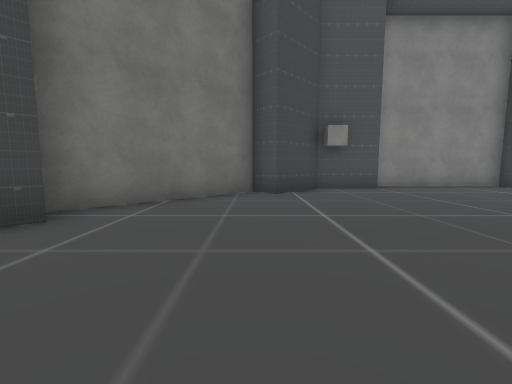
View 1 (above)

13 first-person views from a walk through a scene from a Unity 3-D project. The camera is 1.3 m above the floor, tilts 6° down and sees 90° across. The floor is counted in squares, 2 m on a side. Each view is taken from the middle of a square. On the plan, view 1 faces up. The plan holds only what a view shows up to about 9 squares ahead; the rest is blank. The place goes on beyond the plan. The player character is not drawn. Some animated figures are left out. Some surface patterns are stand-ins.

View 2
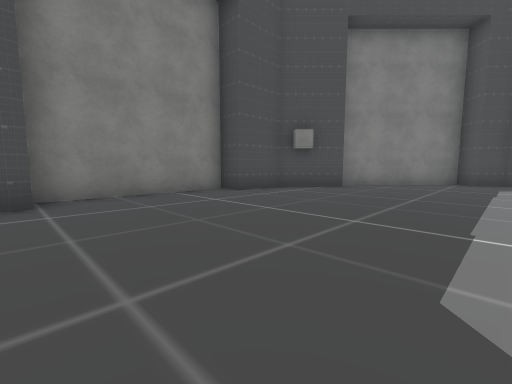

View 3
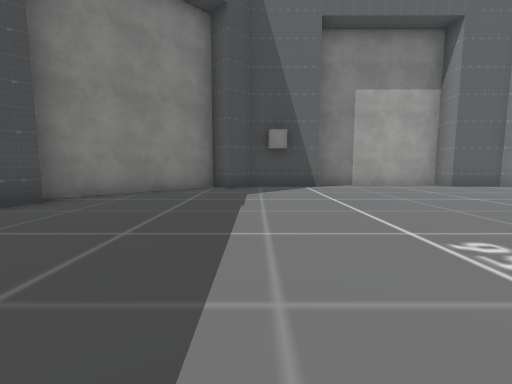

View 4
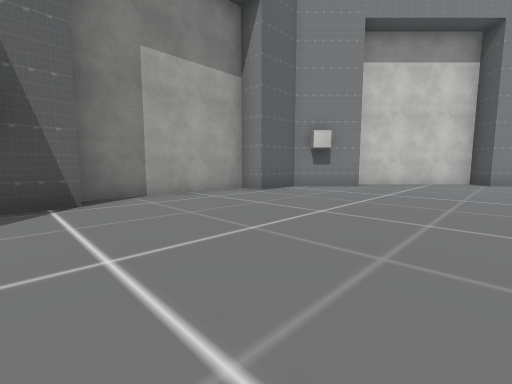

View 5
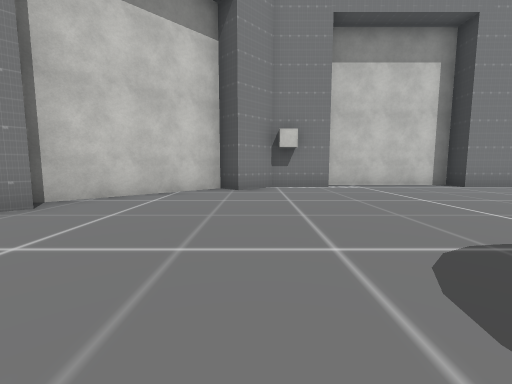

View 6
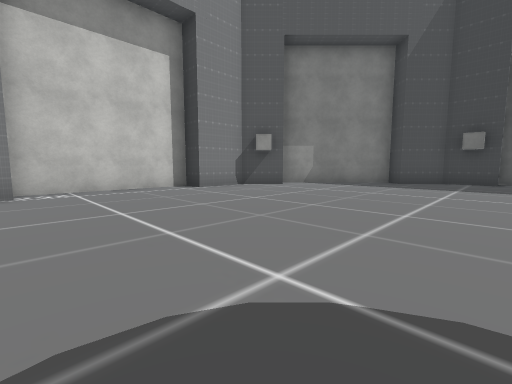

View 7
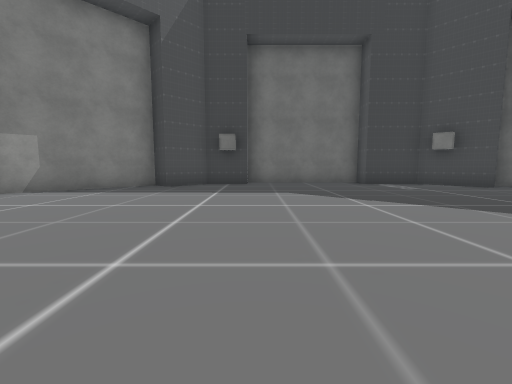

View 8
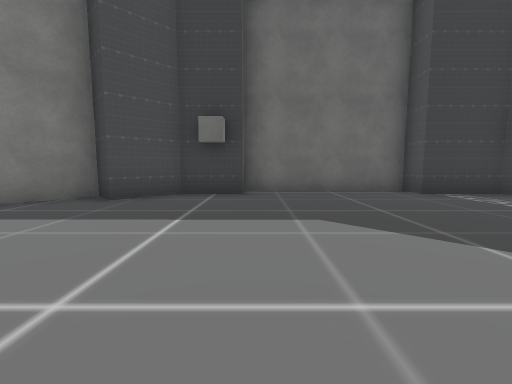

View 9
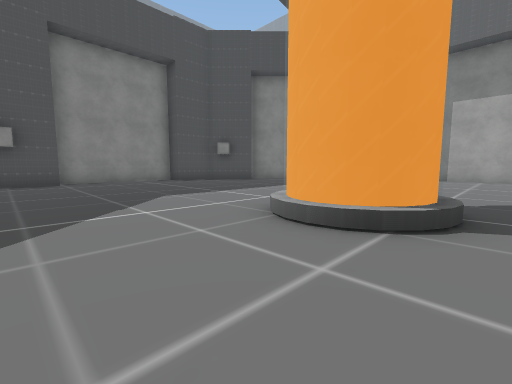

View 10
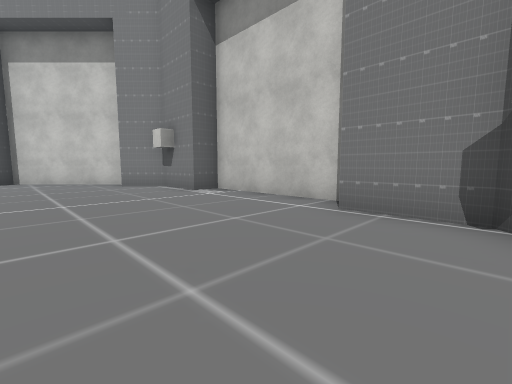

View 11
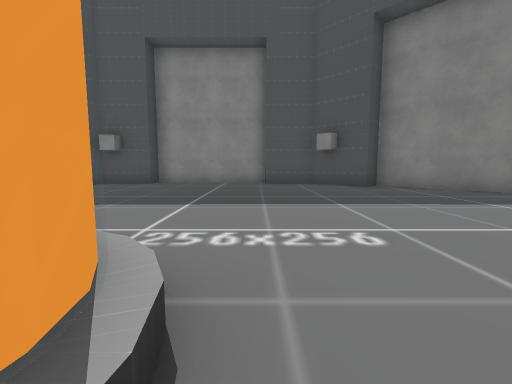

View 12
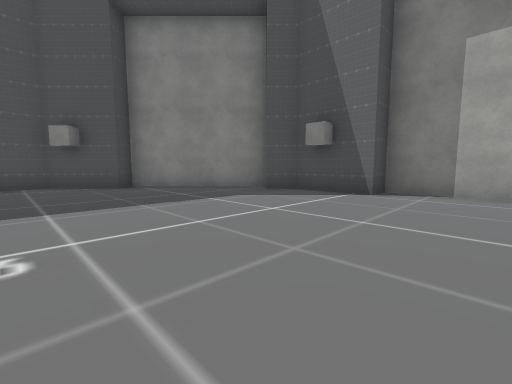

View 13
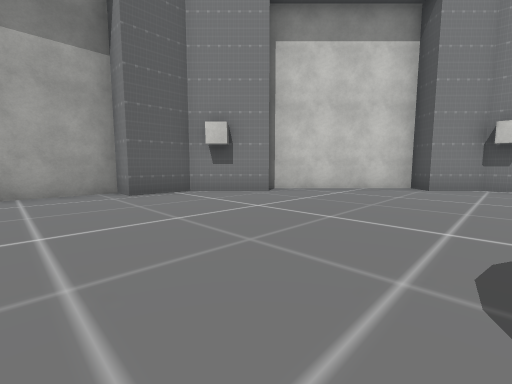

### Floor plan
Points are (right, up) in squares from view 1. A wall is a line through its corners. A room is listed if a view was taken in it or the views show most of it. See-through windows are left out.
Room 1 (views 1, 2, 3, 4, 5, 6, 7, 8, 9, 10, 11, 12, 13)
walls: (5, -2.3) (4.7, -2) (4.6, -1.7); (4.7, -1) (5, -0.6); (6.2, -0.8) (6.5, -1.2); (-2.4, 2.9) (-3.8, 1.5) (-3.8, -0.2) (-4.5, -0.2) (-4.5, -4.3) (-3.8, -4.3) (-3.8, -5.7) (-2.7, -6.7) (-3.3, -7.2) (-0.7, -9.8); (0.1, -9.5) (1.1, -10.6) (2.8, -10.6) (2.8, -11.3) (6.8, -11.3) (6.8, -10.6) (8.5, -10.6) (9.5, -9.6) (10, -10.2) (12.8, -7.3) (12.5, -7); (3.4, 7) (1.7, 7) (0.5, 5.8) (-0.1, 6.3) (-3, 3.4); (12.3, -6.8) (13.7, -5.4) (13.7, -3.9) (14.5, -3.9) (14.5, 0.1) (13.7, 0.1) (13.7, 2.2) (13.2, 2.7) (13.7, 3.3) (10.8, 6.1) (10.3, 5.6) (8.9, 7) (7.4, 7) (7.4, 7.7) (3.2, 7.7)
low walls: (4.9, -2.5) (4.5, -2.1)

Positions as (right, up) in squares from view 1, and headings:
1: (0, 0), facing up
2: (3, 2), facing up-right
3: (6, 2), facing right
4: (9, 1), facing down-right
5: (9, -3), facing down
6: (7, -4), facing down-left
7: (5, -4), facing left
8: (2, -4), facing left
9: (2, -3), facing up-right
10: (1, -7), facing down-right
11: (7, -2), facing up
12: (8, -2), facing up-right
13: (8, -2), facing down-right
